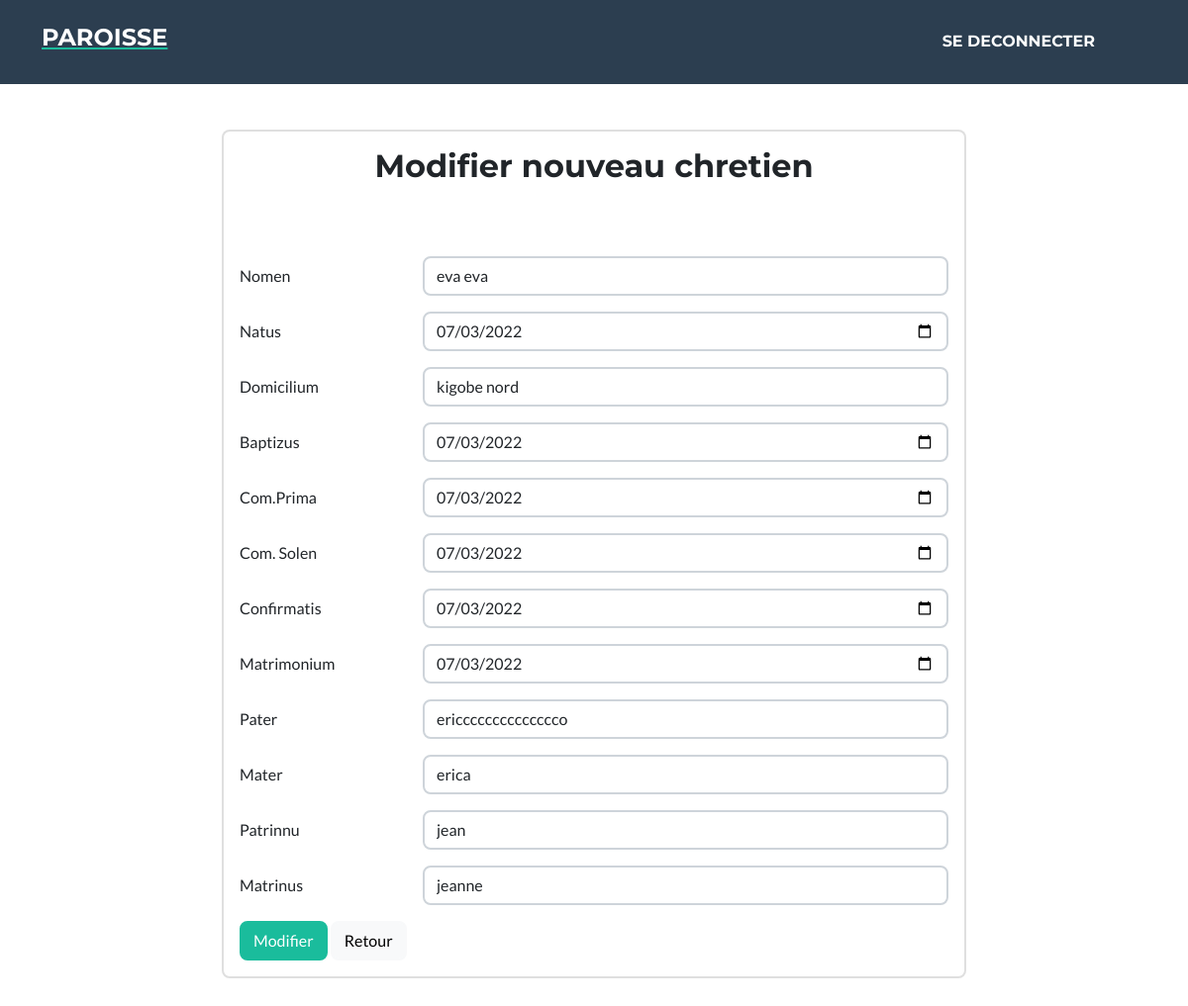
Page /modifieramasaka/1 on the committed database.
### amasakaramentu/models.py (models this page shows)
class amsakaramentu(models.Model):
    nomen =  models.CharField(max_length=200,  null=False)
    domicilium =  models.CharField(max_length=200,  null=False)
    baptizus =  models.DateField(auto_now= False,null=True)
    com_prima =  models.DateField(auto_now= False,null=True, blank=True)
    com_solen =  models.DateField(auto_now= False,null=True, blank=True)
    confirmatis =  models.DateField(auto_now= False,null=True, blank=True)
    matrimonium =  models.DateField(auto_now= False,null=True, blank=True)
    natus =  models.DateField(auto_now= False, null= True)
    patrinus =  models.CharField(max_length=200)
    matrina =  models.CharField(max_length=200)
    pater =  models.CharField(max_length=200,  null=False)
    mater =  models.CharField(max_length=200,  null=False)
    status =  models.CharField(max_length=200, null=True, default='actif')
    created_at = models.DateTimeField(auto_now_add=True)
    updated_at = models.DateTimeField(auto_now=True)

### amasakaramentu/views.py (the view)
# urls.py: path('modifieramasaka/<str:pk>', views.modifieramasaka, name='modifieramasaka'),
def modifieramasaka(request,pk):
    amasaka = amsakaramentu.objects.get(id = pk)
    form = amasakaramentuForm(instance=amasaka)
    if request.method == 'POST':
        form = amasakaramentuForm(request.POST,instance=amasaka)
        if form.is_valid():
            form.save()
            return redirect ('voiramasaka',pk=pk)
    context = {
        'form':form,
        'titre':"Modifier",
        }
    return render(request,'homepage/ajoutMasaka.html',context)

### amasakaramentu/forms.py
class amasakaramentuForm(ModelForm):
    class Meta:
        model = amsakaramentu
        fields = '__all__'
        exclude = ['status','numero']
        widgets = {
            'nomen' : forms.TextInput(attrs={'class':'form-control',}),
            'domicilium' : forms.TextInput(attrs={'class':'form-control',}),
            'pater' : forms.TextInput(attrs={'class':'form-control',}),
            'mater' : forms.TextInput(attrs={'class':'form-control',}),
            'patrinus' : forms.TextInput(attrs={'class':'form-control',}),
            'matrina' : forms.TextInput(attrs={'class':'form-control',}),
            'natus' : forms.DateInput(attrs={'class':'form-control','type':'date' }),
            'baptizus' : forms.DateInput(attrs={'class':'form-control','type':'date' }),
            'com_prima' : forms.DateInput(attrs={'class':'form-control','type':'date' }),
            'com_solen' : forms.DateInput(attrs={'class':'form-control','type':'date' }),
            'confirmatis' : forms.DateInput(attrs={'class':'form-control','type':'date' }),
            'matrimonium' : forms.DateInput(attrs={'class':'form-control','type':'date' }),
            }

### amasakaramentu/templates/homepage/ajoutMasaka.html (shortened to what this page needs)
{%  extends 'homebase.html' %}
{% block content %}
<nav class="navbar navbar-expand-lg bg-secondary text-uppercase fixed-top mb-5" id="mainNav">
    <div class="container d-flex align-items-center justify-content-space">
        <a href="{% url 'homepage' %}"><h4 class="text-white">Paroisse</h4></a>
        <div class="collapse navbar-collapse px-5" id="navbarResponsive">
            <ul class="navbar-nav ms-auto">
                <li class="nav-item mx-0 mx-lg-1"><a class="nav-link py-0 px-0 px-lg-0 px-md-0 rounded" href="{% url 'logout' %}">Se deconnecter</a></li>
            </ul>
        </div>
    </div>
</nav>
<div class="container page-section portfolio" style="margin-top: 11px;" id="portfolio">
    <div class="row ">
        <div class="col-md-2 grid-margin stretch-card"></div>
        <div class="col-md-8 grid-margin">
            <br>
            <div class="card">
                <div class="card-body ">
                <div class="d-flex justify-content-center">
                    <h2 class="">{{ titre }} nouveau chretien</h2>
                </div>
                <p class="card-description">
                    <br>
                    <br>
                </p>
                <form class="forms-sample" method="POST">
                    <div class="form-group row mb-3">
                    <label for="exampleInputEmail2" class="col-sm-3 col-form-label">Nomen</label>
                    <div class="col-sm-9">
                        {{ form.nomen }}
                    </div>
                    </div>
                    <div class="form-group row mb-3">
                        <label for="exampleInputPassword2" class="col-sm-3 col-form-label">Natus</label>
                        <div class="col-sm-9">
                            {{ form.natus }}
                        </div>
                    </div>
                    <div class="form-group row mb-3">
                    <label for="exampleInputMobile" class="col-sm-3 col-form-label">Domicilium</label>
                    <div class="col-sm-9">
                        {{ form.domicilium }}
                    </div>
                    </div>
                    <div class="form-group row mb-3">
                    <label for="exampleInputPassword2" class="col-sm-3 col-form-label">Baptizus</label>
                    <div class="col-sm-9">
                        {{ form.baptizus }}
                    </div>
                    </div>
                    <div class="form-group row mb-3">
                    <label for="exampleInputPassword2" class="col-sm-3 col-form-label">Com.Prima</label>
                    <div class="col-sm-9">
                        {{ form.com_prima }}
                    </div>
                    </div>
                    <div class="form-group row mb-3">
                    <label for="exampleInputPassword2" class="col-sm-3 col-form-label">Com. Solen</label>
                    <div class="col-sm-9">
                        {{ form.com_solen }}
                    </div>
                    </div>
                    <div class="form-group row mb-3">
                    <label for="exampleInputPassword2" class="col-sm-3 col-form-label">Confirmatis</label>
                    <div class="col-sm-9">
                        {{ form.confirmatis }}
                    </div>
                    </div>
                    <div class="form-group row mb-3">
                    <label for="exampleInputPassword2" class="col-sm-3 col-form-label">Matrimonium</label>
                    <div class="col-sm-9">
                        {{ form.matrimonium }}
                    </div>
                    </div>
                    <div class="form-group row mb-3">
                    <label for="exampleInputConfirmPassword2" class="col-sm-3 col-form-label">Pater</label>
                    <div class="col-sm-9">
                        {{ form.pater }}
                    </div>
                    </div>
                    <div class="form-group row mb-3">
                    <label for="exampleInputConfirmPassword2" class="col-sm-3 col-form-label">Mater</label>
                    <div class="col-sm-9">
                        {{ form.mater }}
                    </div>
                    </div>
                    <div class="form-group row mb-3">
                    <label for="exampleInputConfirmPassword2" class="col-sm-3 col-form-label">Patrinnu</label>
                    <div class="col-sm-9">
                        {{ form.patrinus }}
                    </div>
                    </div>
                    <div class="form-group row mb-3">
                    <label for="exampleInputConfirmPassword2" class="col-sm-3 col-form-label">Matrinus</label>
                    <div class="col-sm-9">
                        {{ form.matrina }}
                    </div>
                    </div>
                    <button type="submit" class="btn btn-primary mr-2" value="{{ titre }}">{{ titre }}</button>
                    <a href="{% url 'amasaka' %}"><button type="button" class="btn btn-light ml-5 mr-3">Retour</button></a>
                </form>
                </div>
            </div>
        </div>
        <div class="col-md-2 grid-margin stretch-card"></div>
    </div>
</div>
  {% endblock %}

### rows in the picture
amsakaramentu: nomen "eva eva", natus "07/03/2022", domicilium "kigobe nord", baptizus "07/03/2022", com_prima "07/03/2022", com_solen "07/03/2022", confirmatis "07/03/2022", matrimonium "07/03/2022", pater "ericccccccccccccco", mater "erica", patrinus "jean", matrina "jeanne"

### other values in the picture
{{ titre }} "Modifier"
